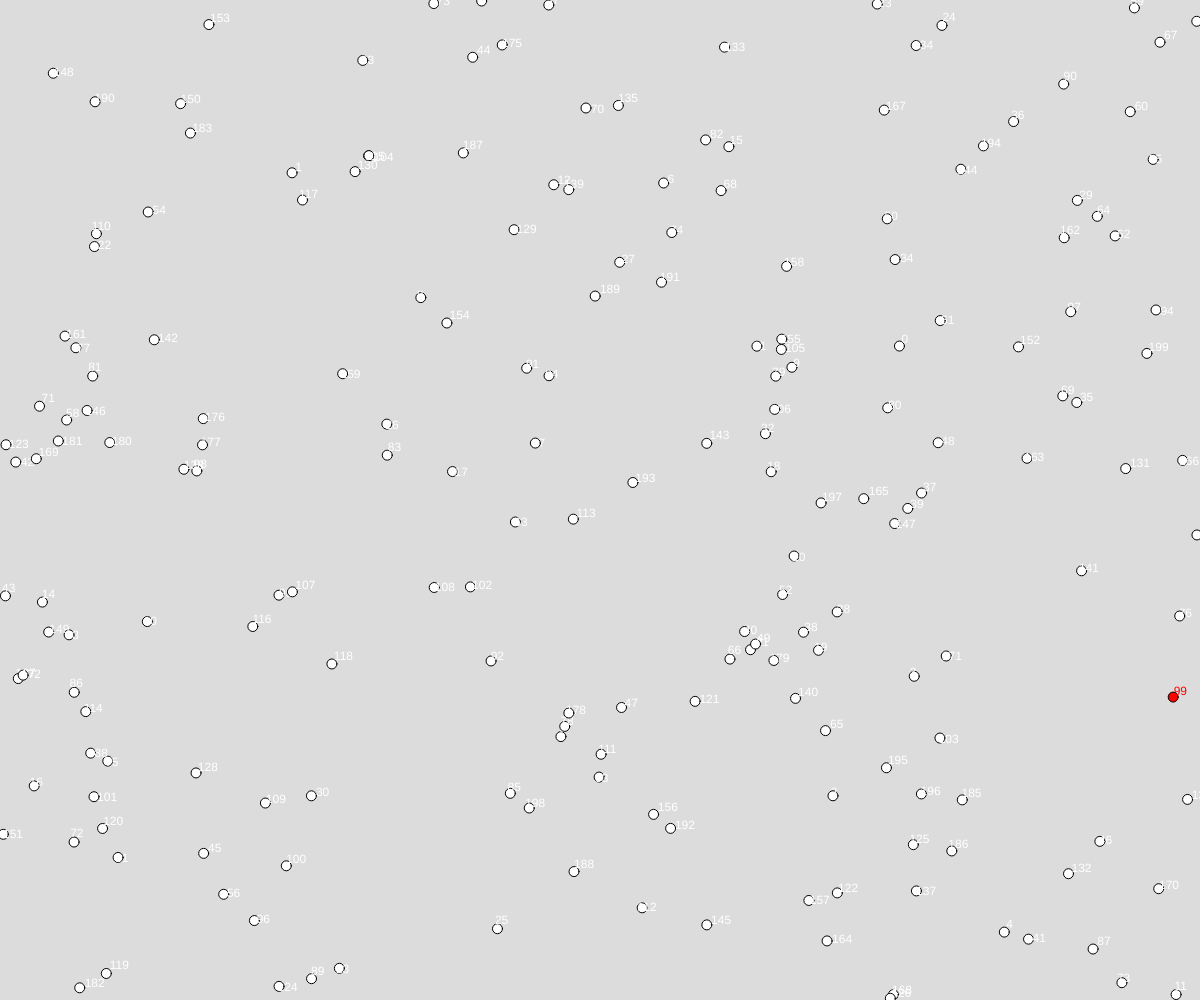
Frame 1 (no input)
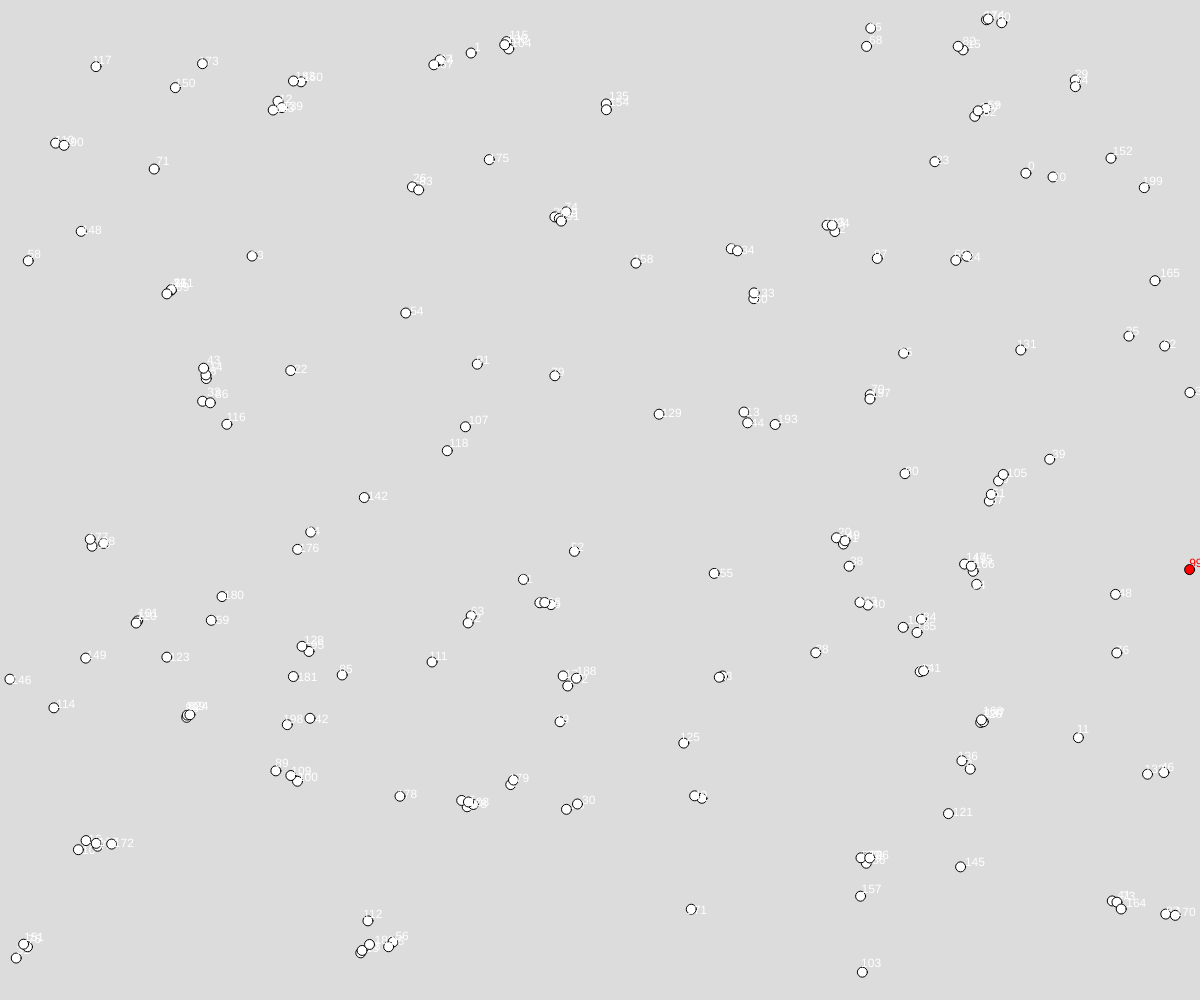
Frame 60 (no input)
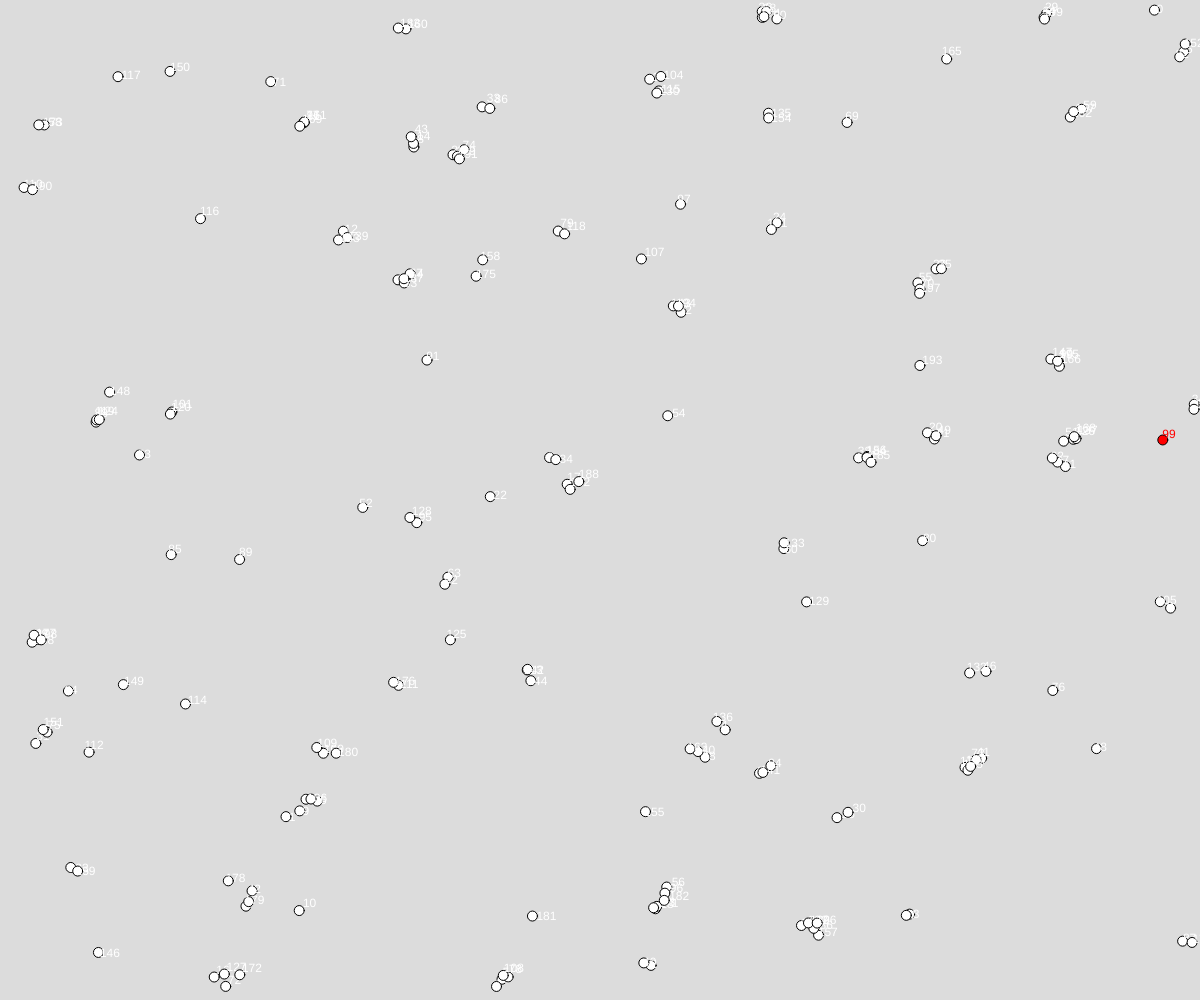
Frame 120 (the mouse pressed at the canvas centre since frame 60)

The p5.js sketch that drew these frames (run headless with seeded random() and noise() and a simulated clock; from frame 60 on, the mouse is pressed at the canvas centre):

// p5.js sketch
// ── sketch.js
let r;

let human = [];

function setup() {
  createCanvas(windowWidth, windowHeight);
  r = 10;

  for (let i = 0; i < 200; i++) {
    r1 = random(-5, 5);
    r2 = random(-5, 5);
    human.push(new Human(random(0, width), random(0, height), r, r1, r2));
  }
}

class Human {
  constructor(x, y, r, r1, r2) {
    this.r = r;
    this.x = x;
    this.y = y;
    this.r1 = r1;
    this.r2 = r2;
    this.infected = false;
  }

  show() {
    if (this.infected) {
      fill("red");
    } else {
      fill(255);
    }
    circle(this.x, this.y, r);
  }

  showtext(i) {
    text(i, this.x, this.y);
  }

  border() {
    if (this.x + this.r / 2 >= width) {
      this.r1 = -this.r1;
      this.x--;
    } else if (this.x - this.r / 2 <= 0) {
      this.r1 = -this.r1;
      this.x++;
    } else if (this.y - this.r / 2 <= 0) {
      this.r2 = -this.r2;
      this.y++;
    } else if (this.y + this.r / 2 >= height) {
      this.r2 = -this.r2;
      this.y--;
    }
  }

  update() {
    this.x += this.r1;
    this.y += this.r2;
  }

  collision(other) {
    let d = dist(this.x, this.y, other.x, other.y);
    if (dist(this.x, this.y, other.x, other.y) < this.r) {
      return true;
    } else {
      return false;
    }
  }
}

function draw() {
  background(220);
  for (let i = 0; i < human.length; i++) {
    //show();
    human[i].border();
    human[i].show();
    human[i].update();
    human[i].showtext(i);
    human[99].infected = true;

    for (let j = i + 1; j < human.length; j++) {
      if (human[i].collision(human[j])) {
        print("true");
        human[i].r1 = human[j].r1;
        human[i].r2 = human[j].r2;
        human[j].r1 = human[i].r1;
        human[j].r2 = human[i].r2;

        if (human[i].infected || human[j].infected) {
          if (human[i].infected && human[j].infected == false) {
            human[j].infected = true;
          } else if (human[j].infected && human[i].infected == false) {
            human[i].infected = true;
          }

          if (human[i].x < human[j].x) {
            human[i].x--;
          }
          if (human[i].x > human[j].x) {
            human[i].x++;
          }
          if (human[i].y < human[j].y) {
            human[i].y--;
          }
          if (human[i].y > human[j].y) {
            human[i].y++;
          }
        }
      }
    }
  }
}
